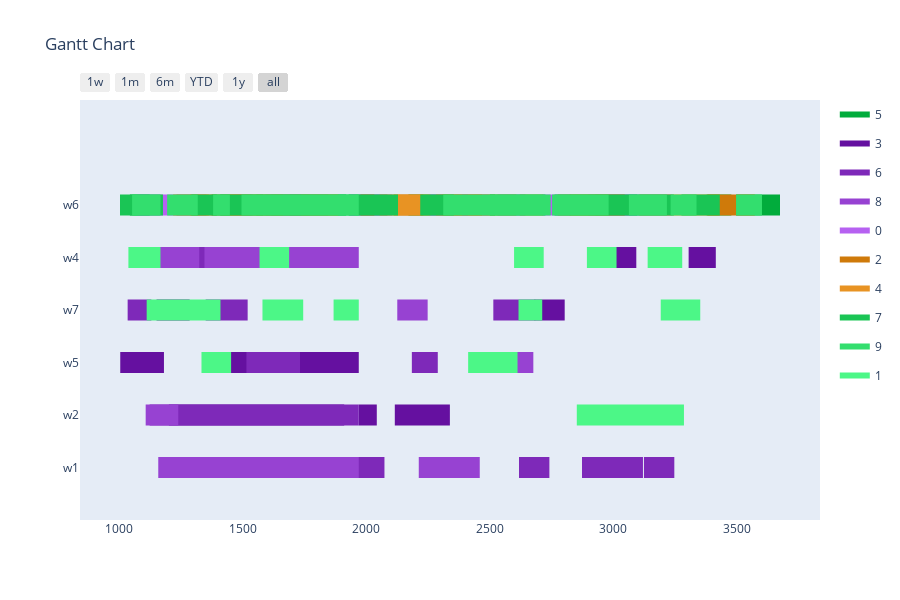

Notebook code for this chart:
### Markdown cell above
Config 2 - Test with Two Point Crossover

### Code cell
optimizer = BaseGA(env)
optimizer.set_minimize()
# optional (in this case, all options given are the default option, if the configuration step is skipped)
optimizer.configure('tardiness', 'twopointcrossover', 'roulettewheel', 'randomize')
# choose an input generator (optional) -> decides how the data gets converted into the optimizer format
#optimizer.set_input_generator('SameLengthAlternativesGenerator')
# all parameters after offspring_amount are optional (in this case -> verbose=True)
result, best_fitness_history, average_fitness_history, best_generation_history, feasible_gen = optimizer.optimize(orders, max_generations, earliest_time_slot, last_time_slot, population_size, offspring_amount, verbose=True)
workstation_assignments = reformat_result(result, orders, workstations, recipes, tasks)
visualize(workstation_assignments, best_fitness_history, average_fitness_history, best_generation_history, feasible_gen)

### Figure 1 — Plotly figure (JSON) as saved in the notebook; plotly's stock layout.template omitted (floating-point values rounded to 4 significant figures; data arrays with more than 128 entries replaced by an {"elided": "..."} marker saying what was removed)
{"data": [{"fill": "toself", "fillcolor": "rgb(1, 172, 60)", "hoverinfo": "name", "legendgroup": "rgb(1, 172, 60)", "mode": "none", "name": "5", "type": "scatter", "x": {"elided": "134 int values"}, "y": {"elided": "134 float values"}}, {"fill": "toself", "fillcolor": "rgb(101, 16, 160)", "hoverinfo": "name", "legendgroup": "rgb(101, 16, 160)", "mode": "none", "name": "3", "type": "scatter", "x": [1812, 1932, 1932, 1812, 1812, 2984, 3094, 3094, 2984, 2984, 820, 950, 950, 820, 820, 1525, 1655, 1655, 1525, 1525, 1543, 1653, 1653, 1543, 1543, 248, 378, 378, 248, 248, 3306, 3416, 3416, 3306, 3306, 2681, 2804, 2804, 2681, 2681, 1189, 1285, 1285, 1189, 1189, 1151, 1274, 1274, 1151, 1151, 341, 461, 461, 341, 341, 899, 1004, 1004, 899, 899, 1181, 1381, 1381, 1181, 1181, 738, 938, 938, 738, 738, 1911, 2043, 2043, 1911, 1911, 2116, 2339, 2339, 2116, 2116, 534, 757, 757, 534, 534, 978, 1201, 1201, 978], "y": [3.8, 3.8, 4.2, 4.2, null, 3.8, 3.8, 4.2, 4.2, null, 3.8, 3.8, 4.2, 4.2, null, 3.8, 3.8, 4.2, 4.2, null, 3.8, 3.8, 4.2, 4.2, null, 3.8, 3.8, 4.2, 4.2, null, 3.8, 3.8, 4.2, 4.2, null, 2.8, 2.8, 3.2, 3.2, null, 2.8, 2.8, 3.2, 3.2, null, 2.8, 2.8, 3.2, 3.2, null, 1.8, 1.8, 2.2, 2.2, null, 1.8, 1.8, 2.2, 2.2, null, 1.8, 1.8, 2.2, 2.2, null, 1.8, 1.8, 2.2, 2.2, null, 0.8, 0.8, 1.2, 1.2, null, 0.8, 0.8, 1.2, 1.2, null, 0.8, 0.8, 1.2, 1.2, null, 0.8, 0.8, 1.2, 1.2]}, {"fill": "toself", "fillcolor": "rgb(126, 41, 185)", "hoverinfo": "name", "legendgroup": "rgb(126, 41, 185)", "mode": "none", "name": "6", "type": "scatter", "x": [253, 393, 393, 253, 253, 1694, 1824, 1824, 1694, 1694, 1309, 1429, 1429, 1309, 1309, 1120, 1240, 1240, 1120, 1120, 2515, 2685, 2685, 2515, 2515, 1034, 1130, 1130, 1034, 1034, 1350, 1520, 1520, 1350, 1350, 1515, 1620, 1620, 1515, 1515, 1532, 1732, 1732, 1532, 1532, 670, 870, 870, 670, 670, 2185, 2290, 2290, 2185, 2185, 900, 1123, 1123, 900, 900, 2619, 2742, 2742, 2619, 2619, 1162, 1285, 1285, 1162, 1162, 3125, 3248, 3248, 3125, 3125, 2874, 3121, 3121, 2874, 2874, 1827, 2074, 2074, 1827, 1827, 324, 447, 447, 324], "y": [3.8, 3.8, 4.2, 4.2, null, 3.8, 3.8, 4.2, 4.2, null, 3.8, 3.8, 4.2, 4.2, null, 3.8, 3.8, 4.2, 4.2, null, 2.8, 2.8, 3.2, 3.2, null, 2.8, 2.8, 3.2, 3.2, null, 2.8, 2.8, 3.2, 3.2, null, 1.8, 1.8, 2.2, 2.2, null, 1.8, 1.8, 2.2, 2.2, null, 1.8, 1.8, 2.2, 2.2, null, 1.8, 1.8, 2.2, 2.2, null, 0.8, 0.8, 1.2, 1.2, null, -0.2, -0.2, 0.2, 0.2, null, -0.2, -0.2, 0.2, 0.2, null, -0.2, -0.2, 0.2, 0.2, null, -0.2, -0.2, 0.2, 0.2, null, -0.2, -0.2, 0.2, 0.2, null, -0.2, -0.2, 0.2, 0.2]}, {"fill": "toself", "fillcolor": "rgb(151, 66, 210)", "hoverinfo": "name", "legendgroup": "rgb(151, 66, 210)", "mode": "none", "name": "8", "type": "scatter", "x": [989, 1119, 1119, 989, 989, 1324, 1434, 1434, 1324, 1324, 853, 983, 983, 853, 853, 1857, 1967, 1967, 1857, 1857, 931, 1041, 1041, 931, 931, 1235, 1345, 1345, 1235, 1235, 449, 619, 619, 449, 449, 294, 444, 444, 294, 294, 699, 869, 869, 699, 699, 2126, 2249, 2249, 2126, 2126, 451, 601, 601, 451, 451, 2477, 2677, 2677, 2477, 2477, 231, 341, 341, 231, 231, 237, 369, 369, 237, 237, 1107, 1239, 1239, 1107, 1107, 743, 966, 966, 743, 743, 911, 1158, 1158, 911, 911, 2213, 2460, 2460, 2213], "y": [3.8, 3.8, 4.2, 4.2, null, 3.8, 3.8, 4.2, 4.2, null, 3.8, 3.8, 4.2, 4.2, null, 3.8, 3.8, 4.2, 4.2, null, 3.8, 3.8, 4.2, 4.2, null, 3.8, 3.8, 4.2, 4.2, null, 2.8, 2.8, 3.2, 3.2, null, 2.8, 2.8, 3.2, 3.2, null, 2.8, 2.8, 3.2, 3.2, null, 2.8, 2.8, 3.2, 3.2, null, 2.8, 2.8, 3.2, 3.2, null, 1.8, 1.8, 2.2, 2.2, null, 1.8, 1.8, 2.2, 2.2, null, 0.8, 0.8, 1.2, 1.2, null, 0.8, 0.8, 1.2, 1.2, null, 0.8, 0.8, 1.2, 1.2, null, -0.2, -0.2, 0.2, 0.2, null, -0.2, -0.2, 0.2, 0.2]}, {"fill": "toself", "fillcolor": "rgb(182, 97, 241)", "hoverinfo": "name", "legendgroup": "rgb(182, 97, 241)", "mode": "none", "name": "0", "type": "scatter", "x": [2985, 3105, 3105, 2985, 2985, 1541, 1671, 1671, 1541, 1541, 2295, 2425, 2425, 2295, 2295, 1846, 2056, 2056, 1846, 1846, 2307, 2437, 2437, 2307, 2307, 1838, 1958, 1958, 1838, 1838, 3087, 3237, 3237, 3087, 3087, 620, 720, 720, 620, 620, 2714, 2829, 2829, 2714, 2714, 2532, 2645, 2645, 2532, 2532, 968, 1073, 1073, 968, 968, 1936, 2106, 2106, 1936, 1936, 1170, 1290, 1290, 1170, 1170, 1353, 1593, 1593, 1353, 1353, 2254, 2399, 2399, 2254, 2254, 523, 611, 611, 523, 523, 2267, 2412, 2412, 2267, 2267, 3094, 3214, 3214, 3094, 3094, 2408, 2496, 2496, 2408, 2408, 2900, 3005, 3005, 2900, 2900, 1350, 1463, 1463, 1350, 1350, 1678, 1778, 1778, 1678, 1678, 959, 1104, 1104, 959], "y": [4.8, 4.8, 5.2, 5.2, null, 4.8, 4.8, 5.2, 5.2, null, 4.8, 4.8, 5.2, 5.2, null, 4.8, 4.8, 5.2, 5.2, null, 4.8, 4.8, 5.2, 5.2, null, 4.8, 4.8, 5.2, 5.2, null, 4.8, 4.8, 5.2, 5.2, null, 4.8, 4.8, 5.2, 5.2, null, 4.8, 4.8, 5.2, 5.2, null, 4.8, 4.8, 5.2, 5.2, null, 4.8, 4.8, 5.2, 5.2, null, 4.8, 4.8, 5.2, 5.2, null, 4.8, 4.8, 5.2, 5.2, null, 4.8, 4.8, 5.2, 5.2, null, 4.8, 4.8, 5.2, 5.2, null, 4.8, 4.8, 5.2, 5.2, null, 4.8, 4.8, 5.2, 5.2, null, 4.8, 4.8, 5.2, 5.2, null, 4.8, 4.8, 5.2, 5.2, null, 4.8, 4.8, 5.2, 5.2, null, 4.8, 4.8, 5.2, 5.2, null, 4.8, 4.8, 5.2, 5.2, null, 4.8, 4.8, 5.2, 5.2]}, {"fill": "toself", "fillcolor": "rgb(207, 122, 10)", "hoverinfo": "name", "legendgroup": "rgb(207, 122, 10)", "mode": "none", "name": "2", "type": "scatter", "x": [667, 763, 763, 667, 667, 1689, 1879, 1879, 1689, 1689, 1503, 1663, 1663, 1503, 1503, 1977, 2033, 2033, 1977, 1977, 3407, 3560, 3560, 3407, 3407, 397, 507, 507, 397, 397, 865, 965, 965, 865, 865, 1487, 1617, 1617, 1487, 1487, 253, 373, 373, 253, 253, 1402, 1562, 1562, 1402, 1402, 2111, 2231, 2231, 2111, 2111, 1287, 1407, 1407, 1287, 1287, 2927, 3047, 3047, 2927, 2927, 3384, 3574, 3574, 3384, 3384, 600, 790, 790, 600, 600, 2309, 2469, 2469, 2309, 2309, 1707, 1887, 1887, 1707, 1707, 513, 666, 666, 513, 513, 2824, 3014, 3014, 2824, 2824, 1323, 1443, 1443, 1323, 1323, 2833, 2983, 2983, 2833, 2833, 312, 374, 374, 312, 312, 2915, 3011, 3011, 2915], "y": [4.8, 4.8, 5.2, 5.2, null, 4.8, 4.8, 5.2, 5.2, null, 4.8, 4.8, 5.2, 5.2, null, 4.8, 4.8, 5.2, 5.2, null, 4.8, 4.8, 5.2, 5.2, null, 4.8, 4.8, 5.2, 5.2, null, 4.8, 4.8, 5.2, 5.2, null, 4.8, 4.8, 5.2, 5.2, null, 4.8, 4.8, 5.2, 5.2, null, 4.8, 4.8, 5.2, 5.2, null, 4.8, 4.8, 5.2, 5.2, null, 4.8, 4.8, 5.2, 5.2, null, 4.8, 4.8, 5.2, 5.2, null, 4.8, 4.8, 5.2, 5.2, null, 4.8, 4.8, 5.2, 5.2, null, 4.8, 4.8, 5.2, 5.2, null, 4.8, 4.8, 5.2, 5.2, null, 4.8, 4.8, 5.2, 5.2, null, 4.8, 4.8, 5.2, 5.2, null, 4.8, 4.8, 5.2, 5.2, null, 4.8, 4.8, 5.2, 5.2, null, 4.8, 4.8, 5.2, 5.2, null, 4.8, 4.8, 5.2, 5.2]}, {"fill": "toself", "fillcolor": "rgb(232, 147, 35)", "hoverinfo": "name", "legendgroup": "rgb(232, 147, 35)", "mode": "none", "name": "4", "type": "scatter", "x": {"elided": "134 int values"}, "y": {"elided": "134 float values"}}, {"fill": "toself", "fillcolor": "rgb(26, 197, 85)", "hoverinfo": "name", "legendgroup": "rgb(26, 197, 85)", "mode": "none", "name": "7", "type": "scatter", "x": [3067, 3133, 3133, 3067, 3067, 3277, 3432, 3432, 3277, 3277, 2219, 2355, 2355, 2219, 2219, 1119, 1292, 1292, 1119, 1119, 1974, 2129, 2129, 1974, 1974, 903, 1076, 1076, 903, 903, 2763, 2928, 2928, 2763, 2763, 916, 1003, 1003, 916, 916, 1177, 1341, 1341, 1177, 1177, 3071, 3207, 3207, 3071, 3071, 1856, 2021, 2021, 1856, 1856, 2831, 2996, 2996, 2831, 2831, 2501, 2726, 2726, 2501, 2501, 2819, 3069, 3069, 2819, 2819, 3101, 3246, 3246, 3101], "y": [4.8, 4.8, 5.2, 5.2, null, 4.8, 4.8, 5.2, 5.2, null, 4.8, 4.8, 5.2, 5.2, null, 4.8, 4.8, 5.2, 5.2, null, 4.8, 4.8, 5.2, 5.2, null, 4.8, 4.8, 5.2, 5.2, null, 4.8, 4.8, 5.2, 5.2, null, 4.8, 4.8, 5.2, 5.2, null, 4.8, 4.8, 5.2, 5.2, null, 4.8, 4.8, 5.2, 5.2, null, 4.8, 4.8, 5.2, 5.2, null, 4.8, 4.8, 5.2, 5.2, null, 4.8, 4.8, 5.2, 5.2, null, 4.8, 4.8, 5.2, 5.2, null, 4.8, 4.8, 5.2, 5.2]}, {"fill": "toself", "fillcolor": "rgb(51, 222, 110)", "hoverinfo": "name", "legendgroup": "rgb(51, 222, 110)", "mode": "none", "name": "9", "type": "scatter", "x": [703, 853, 853, 703, 703, 808, 931, 931, 808, 808, 692, 884, 884, 692, 692, 1079, 1194, 1194, 1079, 1079, 555, 795, 795, 555, 555, 3233, 3338, 3338, 3233, 3233, 1318, 1448, 1448, 1318, 1318, 475, 667, 667, 475, 475, 2753, 2858, 2858, 2753, 2753, 2397, 2517, 2517, 2397, 2397, 1380, 1495, 1495, 1380, 1380, 2772, 2982, 2982, 2772, 2772, 444, 684, 684, 444, 444, 932, 1102, 1102, 932, 932, 620, 743, 743, 620, 620, 3498, 3603, 3603, 3498, 3498, 368, 608, 608, 368, 368, 1052, 1167, 1167, 1052, 1052, 2312, 2522, 2522, 2312, 2312, 305, 405, 405, 305, 305, 687, 810, 810, 687, 687, 2507, 2747, 2747, 2507, 2507, 3064, 3218, 3218, 3064], "y": [4.8, 4.8, 5.2, 5.2, null, 4.8, 4.8, 5.2, 5.2, null, 4.8, 4.8, 5.2, 5.2, null, 4.8, 4.8, 5.2, 5.2, null, 4.8, 4.8, 5.2, 5.2, null, 4.8, 4.8, 5.2, 5.2, null, 4.8, 4.8, 5.2, 5.2, null, 4.8, 4.8, 5.2, 5.2, null, 4.8, 4.8, 5.2, 5.2, null, 4.8, 4.8, 5.2, 5.2, null, 4.8, 4.8, 5.2, 5.2, null, 4.8, 4.8, 5.2, 5.2, null, 4.8, 4.8, 5.2, 5.2, null, 4.8, 4.8, 5.2, 5.2, null, 4.8, 4.8, 5.2, 5.2, null, 4.8, 4.8, 5.2, 5.2, null, 4.8, 4.8, 5.2, 5.2, null, 4.8, 4.8, 5.2, 5.2, null, 4.8, 4.8, 5.2, 5.2, null, 4.8, 4.8, 5.2, 5.2, null, 4.8, 4.8, 5.2, 5.2, null, 4.8, 4.8, 5.2, 5.2, null, 4.8, 4.8, 5.2, 5.2]}, {"fill": "toself", "fillcolor": "rgb(76, 247, 135)", "hoverinfo": "name", "legendgroup": "rgb(76, 247, 135)", "mode": "none", "name": "1", "type": "scatter", "x": [3140, 3280, 3280, 3140, 3140, 1037, 1167, 1167, 1037, 1037, 1568, 1688, 1688, 1568, 1568, 2894, 3014, 3014, 2894, 2894, 2599, 2719, 2719, 2599, 2599, 1410, 1580, 1580, 1410, 1410, 1745, 1868, 1868, 1745, 1745, 3203, 3353, 3353, 3203, 3203, 645, 795, 795, 645, 645, 2617, 2713, 2713, 2617, 2617, 988, 1111, 1111, 988, 988, 3193, 3316, 3316, 3193, 3193, 427, 550, 550, 427, 427, 1333, 1453, 1453, 1333, 1333, 2413, 2613, 2613, 2413, 2413, 811, 921, 921, 811, 811, 2853, 3076, 3076, 2853, 2853, 3064, 3287, 3287, 3064], "y": [3.8, 3.8, 4.2, 4.2, null, 3.8, 3.8, 4.2, 4.2, null, 3.8, 3.8, 4.2, 4.2, null, 3.8, 3.8, 4.2, 4.2, null, 3.8, 3.8, 4.2, 4.2, null, 2.8, 2.8, 3.2, 3.2, null, 2.8, 2.8, 3.2, 3.2, null, 2.8, 2.8, 3.2, 3.2, null, 2.8, 2.8, 3.2, 3.2, null, 2.8, 2.8, 3.2, 3.2, null, 2.8, 2.8, 3.2, 3.2, null, 2.8, 2.8, 3.2, 3.2, null, 2.8, 2.8, 3.2, 3.2, null, 1.8, 1.8, 2.2, 2.2, null, 1.8, 1.8, 2.2, 2.2, null, 1.8, 1.8, 2.2, 2.2, null, 0.8, 0.8, 1.2, 1.2, null, 0.8, 0.8, 1.2, 1.2]}, {"legendgroup": "rgb(1, 172, 60)", "marker": {"color": "rgb(1, 172, 60)", "opacity": 0, "size": 1}, "mode": "markers", "name": "", "showlegend": false, "text": [null, null, null, null, null, null, null, null, null, null, null, null, null, null, null, null, null, null, null, null, null, null, null, null, null, null, null, null, null, null, null, null, null, null, null, null, null, null, null, null, null, null, null, null, null, null, null, null, null, null, null, null, null, null], "type": "scatter", "x": [1582, 1736, 1616, 1771, 462, 558, 1726, 1886, 3498, 3676, 1232, 1320, 716, 826, 948, 1043, 1952, 2047, 1919, 2084, 2929, 3097, 1409, 1535, 1123, 1291, 1395, 1555, 715, 869, 479, 574, 2362, 2522, 268, 446, 1269, 1374, 1650, 1746, 2191, 2316, 2171, 2339, 1409, 1514, 2342, 2497, 2416, 2516, 1929, 2086, 3379, 3479], "y": [5, 5, 5, 5, 5, 5, 5, 5, 5, 5, 5, 5, 5, 5, 5, 5, 5, 5, 5, 5, 5, 5, 5, 5, 5, 5, 5, 5, 5, 5, 5, 5, 5, 5, 5, 5, 5, 5, 5, 5, 5, 5, 5, 5, 5, 5, 5, 5, 5, 5, 5, 5, 5, 5]}, {"legendgroup": "rgb(101, 16, 160)", "marker": {"color": "rgb(101, 16, 160)", "opacity": 0, "size": 1}, "mode": "markers", "name": "", "showlegend": false, "text": [null, null, null, null, null, null, null, null, null, null, null, null, null, null, null, null, null, null, null, null, null, null, null, null, null, null, null, null, null, null, null, null, null, null, null, null], "type": "scatter", "x": [1812, 1932, 2984, 3094, 820, 950, 1525, 1655, 1543, 1653, 248, 378, 3306, 3416, 2681, 2804, 1189, 1285, 1151, 1274, 341, 461, 899, 1004, 1181, 1381, 738, 938, 1911, 2043, 2116, 2339, 534, 757, 978, 1201], "y": [4, 4, 4, 4, 4, 4, 4, 4, 4, 4, 4, 4, 4, 4, 3, 3, 3, 3, 3, 3, 2, 2, 2, 2, 2, 2, 2, 2, 1, 1, 1, 1, 1, 1, 1, 1]}, {"legendgroup": "rgb(126, 41, 185)", "marker": {"color": "rgb(126, 41, 185)", "opacity": 0, "size": 1}, "mode": "markers", "name": "", "showlegend": false, "text": [null, null, null, null, null, null, null, null, null, null, null, null, null, null, null, null, null, null, null, null, null, null, null, null, null, null, null, null, null, null, null, null, null, null, null, null], "type": "scatter", "x": [253, 393, 1694, 1824, 1309, 1429, 1120, 1240, 2515, 2685, 1034, 1130, 1350, 1520, 1515, 1620, 1532, 1732, 670, 870, 2185, 2290, 900, 1123, 2619, 2742, 1162, 1285, 3125, 3248, 2874, 3121, 1827, 2074, 324, 447], "y": [4, 4, 4, 4, 4, 4, 4, 4, 3, 3, 3, 3, 3, 3, 2, 2, 2, 2, 2, 2, 2, 2, 1, 1, 0, 0, 0, 0, 0, 0, 0, 0, 0, 0, 0, 0]}, {"legendgroup": "rgb(151, 66, 210)", "marker": {"color": "rgb(151, 66, 210)", "opacity": 0, "size": 1}, "mode": "markers", "name": "", "showlegend": false, "text": [null, null, null, null, null, null, null, null, null, null, null, null, null, null, null, null, null, null, null, null, null, null, null, null, null, null, null, null, null, null, null, null, null, null, null, null], "type": "scatter", "x": [989, 1119, 1324, 1434, 853, 983, 1857, 1967, 931, 1041, 1235, 1345, 449, 619, 294, 444, 699, 869, 2126, 2249, 451, 601, 2477, 2677, 231, 341, 237, 369, 1107, 1239, 743, 966, 911, 1158, 2213, 2460], "y": [4, 4, 4, 4, 4, 4, 4, 4, 4, 4, 4, 4, 3, 3, 3, 3, 3, 3, 3, 3, 3, 3, 2, 2, 2, 2, 1, 1, 1, 1, 1, 1, 0, 0, 0, 0]}, {"legendgroup": "rgb(182, 97, 241)", "marker": {"color": "rgb(182, 97, 241)", "opacity": 0, "size": 1}, "mode": "markers", "name": "", "showlegend": false, "text": [null, null, null, null, null, null, null, null, null, null, null, null, null, null, null, null, null, null, null, null, null, null, null, null, null, null, null, null, null, null, null, null, null, null, null, null, null, null, null, null, null, null, null, null, null, null], "type": "scatter", "x": [2985, 3105, 1541, 1671, 2295, 2425, 1846, 2056, 2307, 2437, 1838, 1958, 3087, 3237, 620, 720, 2714, 2829, 2532, 2645, 968, 1073, 1936, 2106, 1170, 1290, 1353, 1593, 2254, 2399, 523, 611, 2267, 2412, 3094, 3214, 2408, 2496, 2900, 3005, 1350, 1463, 1678, 1778, 959, 1104], "y": [5, 5, 5, 5, 5, 5, 5, 5, 5, 5, 5, 5, 5, 5, 5, 5, 5, 5, 5, 5, 5, 5, 5, 5, 5, 5, 5, 5, 5, 5, 5, 5, 5, 5, 5, 5, 5, 5, 5, 5, 5, 5, 5, 5, 5, 5]}, {"legendgroup": "rgb(207, 122, 10)", "marker": {"color": "rgb(207, 122, 10)", "opacity": 0, "size": 1}, "mode": "markers", "name": "", "showlegend": false, "text": [null, null, null, null, null, null, null, null, null, null, null, null, null, null, null, null, null, null, null, null, null, null, null, null, null, null, null, null, null, null, null, null, null, null, null, null, null, null, null, null, null, null, null, null, null, null], "type": "scatter", "x": [667, 763, 1689, 1879, 1503, 1663, 1977, 2033, 3407, 3560, 397, 507, 865, 965, 1487, 1617, 253, 373, 1402, 1562, 2111, 2231, 1287, 1407, 2927, 3047, 3384, 3574, 600, 790, 2309, 2469, 1707, 1887, 513, 666, 2824, 3014, 1323, 1443, 2833, 2983, 312, 374, 2915, 3011], "y": [5, 5, 5, 5, 5, 5, 5, 5, 5, 5, 5, 5, 5, 5, 5, 5, 5, 5, 5, 5, 5, 5, 5, 5, 5, 5, 5, 5, 5, 5, 5, 5, 5, 5, 5, 5, 5, 5, 5, 5, 5, 5, 5, 5, 5, 5]}, {"legendgroup": "rgb(232, 147, 35)", "marker": {"color": "rgb(232, 147, 35)", "opacity": 0, "size": 1}, "mode": "markers", "name": "", "showlegend": false, "text": [null, null, null, null, null, null, null, null, null, null, null, null, null, null, null, null, null, null, null, null, null, null, null, null, null, null, null, null, null, null, null, null, null, null, null, null, null, null, null, null, null, null, null, null, null, null, null, null, null, null, null, null, null, null], "type": "scatter", "x": [789, 884, 222, 318, 2493, 2608, 1448, 1535, 362, 482, 2103, 2260, 2054, 2232, 243, 400, 3324, 3429, 1473, 1568, 3188, 3345, 3106, 3221, 2413, 2509, 2622, 2717, 211, 331, 377, 537, 2776, 2881, 1461, 1585, 1756, 1886, 1218, 1363, 2283, 2388, 1736, 1823, 2798, 2903, 2854, 2980, 286, 451, 1564, 1690, 491, 611], "y": [5, 5, 5, 5, 5, 5, 5, 5, 5, 5, 5, 5, 5, 5, 5, 5, 5, 5, 5, 5, 5, 5, 5, 5, 5, 5, 5, 5, 5, 5, 5, 5, 5, 5, 5, 5, 5, 5, 5, 5, 5, 5, 5, 5, 5, 5, 5, 5, 5, 5, 5, 5, 5, 5]}, {"legendgroup": "rgb(26, 197, 85)", "marker": {"color": "rgb(26, 197, 85)", "opacity": 0, "size": 1}, "mode": "markers", "name": "", "showlegend": false, "text": [null, null, null, null, null, null, null, null, null, null, null, null, null, null, null, null, null, null, null, null, null, null, null, null, null, null, null, null, null, null], "type": "scatter", "x": [3067, 3133, 3277, 3432, 2219, 2355, 1119, 1292, 1974, 2129, 903, 1076, 2763, 2928, 916, 1003, 1177, 1341, 3071, 3207, 1856, 2021, 2831, 2996, 2501, 2726, 2819, 3069, 3101, 3246], "y": [5, 5, 5, 5, 5, 5, 5, 5, 5, 5, 5, 5, 5, 5, 5, 5, 5, 5, 5, 5, 5, 5, 5, 5, 5, 5, 5, 5, 5, 5]}, {"legendgroup": "rgb(51, 222, 110)", "marker": {"color": "rgb(51, 222, 110)", "opacity": 0, "size": 1}, "mode": "markers", "name": "", "showlegend": false, "text": [null, null, null, null, null, null, null, null, null, null, null, null, null, null, null, null, null, null, null, null, null, null, null, null, null, null, null, null, null, null, null, null, null, null, null, null, null, null, null, null, null, null, null, null, null, null], "type": "scatter", "x": [703, 853, 808, 931, 692, 884, 1079, 1194, 555, 795, 3233, 3338, 1318, 1448, 475, 667, 2753, 2858, 2397, 2517, 1380, 1495, 2772, 2982, 444, 684, 932, 1102, 620, 743, 3498, 3603, 368, 608, 1052, 1167, 2312, 2522, 305, 405, 687, 810, 2507, 2747, 3064, 3218], "y": [5, 5, 5, 5, 5, 5, 5, 5, 5, 5, 5, 5, 5, 5, 5, 5, 5, 5, 5, 5, 5, 5, 5, 5, 5, 5, 5, 5, 5, 5, 5, 5, 5, 5, 5, 5, 5, 5, 5, 5, 5, 5, 5, 5, 5, 5]}, {"legendgroup": "rgb(76, 247, 135)", "marker": {"color": "rgb(76, 247, 135)", "opacity": 0, "size": 1}, "mode": "markers", "name": "", "showlegend": false, "text": [null, null, null, null, null, null, null, null, null, null, null, null, null, null, null, null, null, null, null, null, null, null, null, null, null, null, null, null, null, null, null, null, null, null, null, null], "type": "scatter", "x": [3140, 3280, 1037, 1167, 1568, 1688, 2894, 3014, 2599, 2719, 1410, 1580, 1745, 1868, 3203, 3353, 645, 795, 2617, 2713, 988, 1111, 3193, 3316, 427, 550, 1333, 1453, 2413, 2613, 811, 921, 2853, 3076, 3064, 3287], "y": [4, 4, 4, 4, 4, 4, 4, 4, 4, 4, 3, 3, 3, 3, 3, 3, 3, 3, 3, 3, 3, 3, 3, 3, 3, 3, 2, 2, 2, 2, 2, 2, 1, 1, 1, 1]}], "layout": {"height": 600, "hovermode": "closest", "showlegend": true, "title": {"text": "Gantt Chart"}, "xaxis": {"rangeselector": {"buttons": [{"count": 7, "label": "1w", "step": "day", "stepmode": "backward"}, {"count": 1, "label": "1m", "step": "month", "stepmode": "backward"}, {"count": 6, "label": "6m", "step": "month", "stepmode": "backward"}, {"count": 1, "label": "YTD", "step": "year", "stepmode": "todate"}, {"count": 1, "label": "1y", "step": "year", "stepmode": "backward"}, {"step": "all"}]}, "showgrid": false, "type": "date", "zeroline": false}, "yaxis": {"autorange": false, "range": [-1, 7], "showgrid": false, "ticktext": ["w1", "w2", "w5", "w7", "w4", "w6"], "tickvals": [0, 1, 2, 3, 4, 5], "zeroline": false}}}
